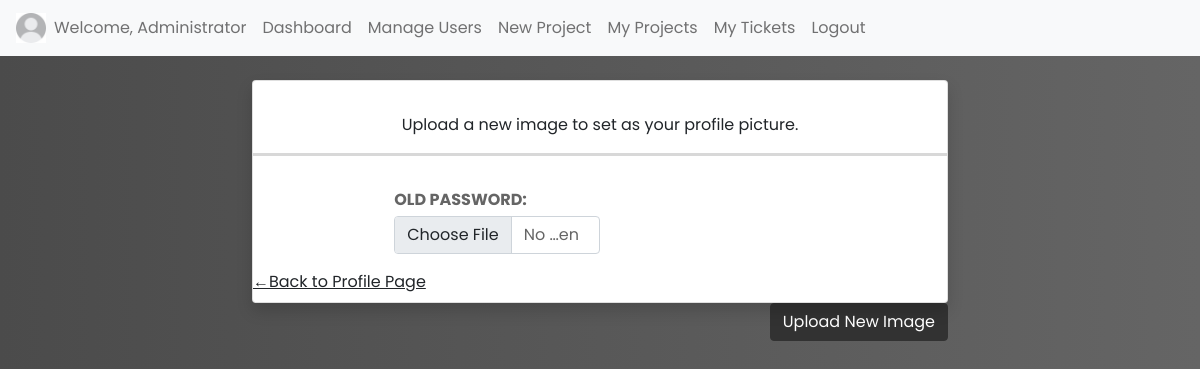
/change-pfp (signed in), run on the app's committed database.
### trackersite/models.py (models this page shows)
class User(AbstractUser):
    email = models.EmailField(blank=True, max_length=254, verbose_name='email address', unique=True)
    class Role(models.TextChoices):
        DEV = "Developer", "Developer"
        MANG = "Manager", "Manager"
        ADMN = "Admin", "Admin"
    role = models.CharField(max_length=9, choices=Role.choices, default=Role.DEV)
    image = models.ImageField(upload_to='covers', default='covers/pfp1.jpg')
    demo_user = models.BooleanField(default=False)

### trackersite/views.py (the view)
# urls.py: path("change-pfp", views.change_picture, name="change_picture"),
@login_required
def change_picture(request):
    if request.method == "POST" and request.FILES['image_file']:
        if request.user.demo_user == True:
            return HttpResponseRedirect(f"user/{request.user}")
        myfile = request.FILES['image_file']
        fs = FileSystemStorage(location='media/covers')
        fs.save(myfile.name, myfile)
        uploaded_file_url = "covers/"+ myfile.name
        user = request.user
        user.image.delete()
        user.image = uploaded_file_url
        user.save()
        return HttpResponseRedirect(f'user/{user.username}')
    else:
        return render(request, 'trackersite/new_picture.html')

### trackersite/templates/trackersite/new_picture.html (shortened to what this page needs)
{% extends 'trackersite/layout.html' %}
{% block body %}
<div class="wrapper">
    <div id="content-wrapper" class="d-flex flex-column">
        <div id="content">
            <div class="container-fluid">
                <div class="row">
                    <div class="col-md-6 col-xl-3 mb-4" style="width: 60%; margin: 0 auto;">
                        <div class="card shadow border-start-primary py-2">
                            <div class="text-center mt-4 name" style="display: flex; justify-content: center;">Upload a new image to set as your profile picture.</div>
                            <hr style="height: 3px; color: #656565;">
                            <div class="card-body">
                                <div class="row align-items-center no-gutters">
                                    <div class="col pdiv">
                                        <div class="d-flex">
                                            <div class="text-uppercase fw-bold text-xs mb-1 gray" style="width: 50%;">
                                                <span>Old Password:</span>
                                            </div>
                                        </div>
                                        <form action="{% url 'change_picture' %}" method="POST" enctype="multipart/form-data">
                                        <div class="d-flex">
                                            <div class="text-dark fw-bold h5 mb-0" style="width: 50%;">
                                                <input class="form-control gray" type="file" name="image_file" accept="image/*" required>
                                            </div>
                                        </div>
                                    </div>
                                </div>
                            </div>
                            <div>
                                <a class="hlink" href="{% url 'load_user' user.username %}">&larr;Back to Profile Page</a>
                            </div>
                        </div>
                        <div>
                                <input type="submit" class="btn btn-primary" value="Upload New Image">
                        </div>
                    </div>
                </div>
            </div>
        </div>
    </div>
</div>
{% endblock %}

### trackersite/templates/trackersite/layout.html (shortened to what this page needs)
{% load static %}
<!DOCTYPE html>
<html lang="en">
    <head>
        <link rel="stylesheet" href="https://cdn.jsdelivr.net/npm/bootstrap@4.3.1/dist/css/bootstrap.min.css">
        <link href="https://cdn.jsdelivr.net/npm/bootstrap@5.1.3/dist/css/bootstrap.min.css" rel="stylesheet">
        <link rel="stylesheet" href="{% static 'trackersite/style.css' %}">
    </head>
    <body class="gbody {% block body_class %}{% endblock %}">
        <nav class="navbar navbar-expand-lg navbar-light bg-light customNav">
          <div><img src="{{user.image.url}}" alt="Pfp" style="height: 30px; width: 30px;"></div>
          <div class="collapse navbar-collapse" id="sitetoggle">
            <ul class="navbar-nav mr-auto mt-2 mt-lg-0">
              <li class="nav-item">
                <a class="nav-link" href="{% url 'load_user' user.username %}">Welcome, {{user.username}}</a>
              </li>
              <li class="nav-item">
                <a class="nav-link" href="{% url 'index' %}">Dashboard</a>
              </li>
              {% if user.role != 'Developer' %}
                {% if user.role == 'Admin' %}
                <li class="nav-item">
                  <a class="nav-link" href="{% url 'manage_users' %}">Manage Users</a>
                </li>
                {% endif %}
              <li class="nav-item">
                <a class="nav-link" href="{% url 'create_project' %}">New Project</a>
              </li>
              {% endif %}
              <li class="nav-item">
                <a class="nav-link" href="{% url 'my_projects' %}">My Projects</a>
              </li>
              <li class="nav-item">
                <a class="nav-link" href="{% url 'my_tickets' %}">My Tickets</a>
              </li>
              <li class="nav-item">
                <a class="nav-link" href="{% url 'logout' %}">Logout</a>
              </li>
            </ul>
          </div>
        </nav>
        {% block body %}
        {% endblock %}
    </body>
</html>

### trackersite/static/trackersite/style.css (style rules this page uses)
* { margin: 0; padding: 0; box-sizing: border-box; font-family: 'Poppins', sans-serif }
body { background-color: #ffffff; }
.gbody { background: rgb(75,75,75); background: -moz-linear-gradient(left, rgba(75,75,75,1) 0%, rgb(101, 101, 101) 100%); background: -webkit-linear-gradient(left, rgba(75,75,75,1) 0%,rgba(101,101,101,1) 100%); background: linear-gradient(to right, rgba(75,75,75,1) 0%,rgba(101,101,101,1) 100%); }
.customNav { background-color: #e6e6e6; }
.btn-primary, .btn-primary:hover, .btn-primary:active, .btn-primary:visited { background-color: #323232 !important; float: right; border-color: #323232; }
.hlink { color: #212529; font-weight: normal; }
.gray { color: #656565; }
.pdiv { max-width: 60%; margin: 0 auto; }

### data on the page
User: image (picture), username "Administrator"
